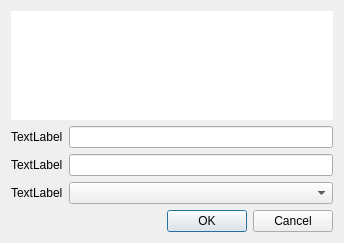
<?xml version="1.0" encoding="UTF-8"?>
<ui version="4.0">
 <class>Dialog</class>
 <widget class="QDialog" name="Dialog">
  <property name="geometry">
   <rect>
    <x>0</x>
    <y>0</y>
    <width>344</width>
    <height>243</height>
   </rect>
  </property>
  <property name="windowTitle">
   <string>Dialog</string>
  </property>
  <property name="sizeGripEnabled">
   <bool>false</bool>
  </property>
  <layout class="QVBoxLayout" name="verticalLayout">
   <item>
    <widget class="QGraphicsView" name="graphicsView">
     <property name="enabled">
      <bool>true</bool>
     </property>
     <property name="sizePolicy">
      <sizepolicy hsizetype="Preferred" vsizetype="Maximum">
       <horstretch>0</horstretch>
       <verstretch>0</verstretch>
      </sizepolicy>
     </property>
     <property name="focusPolicy">
      <enum>Qt::NoFocus</enum>
     </property>
     <property name="contextMenuPolicy">
      <enum>Qt::NoContextMenu</enum>
     </property>
     <property name="acceptDrops">
      <bool>false</bool>
     </property>
     <property name="frameShape">
      <enum>QFrame::Box</enum>
     </property>
     <property name="frameShadow">
      <enum>QFrame::Sunken</enum>
     </property>
     <property name="lineWidth">
      <number>0</number>
     </property>
    </widget>
   </item>
   <item>
    <layout class="QHBoxLayout" name="horizontalLayout">
     <item>
      <widget class="QLabel" name="UserLabel">
       <property name="sizePolicy">
        <sizepolicy hsizetype="Preferred" vsizetype="Fixed">
         <horstretch>0</horstretch>
         <verstretch>0</verstretch>
        </sizepolicy>
       </property>
       <property name="text">
        <string>TextLabel</string>
       </property>
      </widget>
     </item>
     <item>
      <widget class="QLineEdit" name="lineEdit">
       <property name="text">
        <string/>
       </property>
      </widget>
     </item>
    </layout>
   </item>
   <item>
    <layout class="QHBoxLayout" name="horizontalLayout_2">
     <item>
      <widget class="QLabel" name="PassLabel">
       <property name="sizePolicy">
        <sizepolicy hsizetype="Preferred" vsizetype="Fixed">
         <horstretch>0</horstretch>
         <verstretch>0</verstretch>
        </sizepolicy>
       </property>
       <property name="text">
        <string>TextLabel</string>
       </property>
      </widget>
     </item>
     <item>
      <widget class="QLineEdit" name="lineEdit_2"/>
     </item>
    </layout>
   </item>
   <item>
    <layout class="QHBoxLayout" name="horizontalLayout_3">
     <item>
      <widget class="QLabel" name="TypeLabel">
       <property name="sizePolicy">
        <sizepolicy hsizetype="Preferred" vsizetype="Minimum">
         <horstretch>0</horstretch>
         <verstretch>0</verstretch>
        </sizepolicy>
       </property>
       <property name="text">
        <string>TextLabel</string>
       </property>
      </widget>
     </item>
     <item>
      <widget class="QComboBox" name="Type">
       <property name="sizePolicy">
        <sizepolicy hsizetype="Expanding" vsizetype="Minimum">
         <horstretch>0</horstretch>
         <verstretch>0</verstretch>
        </sizepolicy>
       </property>
       <property name="focusPolicy">
        <enum>Qt::StrongFocus</enum>
       </property>
      </widget>
     </item>
    </layout>
   </item>
   <item>
    <widget class="QDialogButtonBox" name="buttonBox">
     <property name="orientation">
      <enum>Qt::Horizontal</enum>
     </property>
     <property name="standardButtons">
      <set>QDialogButtonBox::Cancel|QDialogButtonBox::Ok</set>
     </property>
    </widget>
   </item>
  </layout>
 </widget>
 <tabstops>
  <tabstop>lineEdit</tabstop>
  <tabstop>lineEdit_2</tabstop>
  <tabstop>Type</tabstop>
 </tabstops>
 <resources/>
 <connections>
  <connection>
   <sender>buttonBox</sender>
   <signal>accepted()</signal>
   <receiver>Dialog</receiver>
   <slot>accept()</slot>
   <hints>
    <hint type="sourcelabel">
     <x>248</x>
     <y>254</y>
    </hint>
    <hint type="destinationlabel">
     <x>157</x>
     <y>274</y>
    </hint>
   </hints>
  </connection>
  <connection>
   <sender>buttonBox</sender>
   <signal>rejected()</signal>
   <receiver>Dialog</receiver>
   <slot>reject()</slot>
   <hints>
    <hint type="sourcelabel">
     <x>316</x>
     <y>260</y>
    </hint>
    <hint type="destinationlabel">
     <x>286</x>
     <y>274</y>
    </hint>
   </hints>
  </connection>
 </connections>
</ui>
